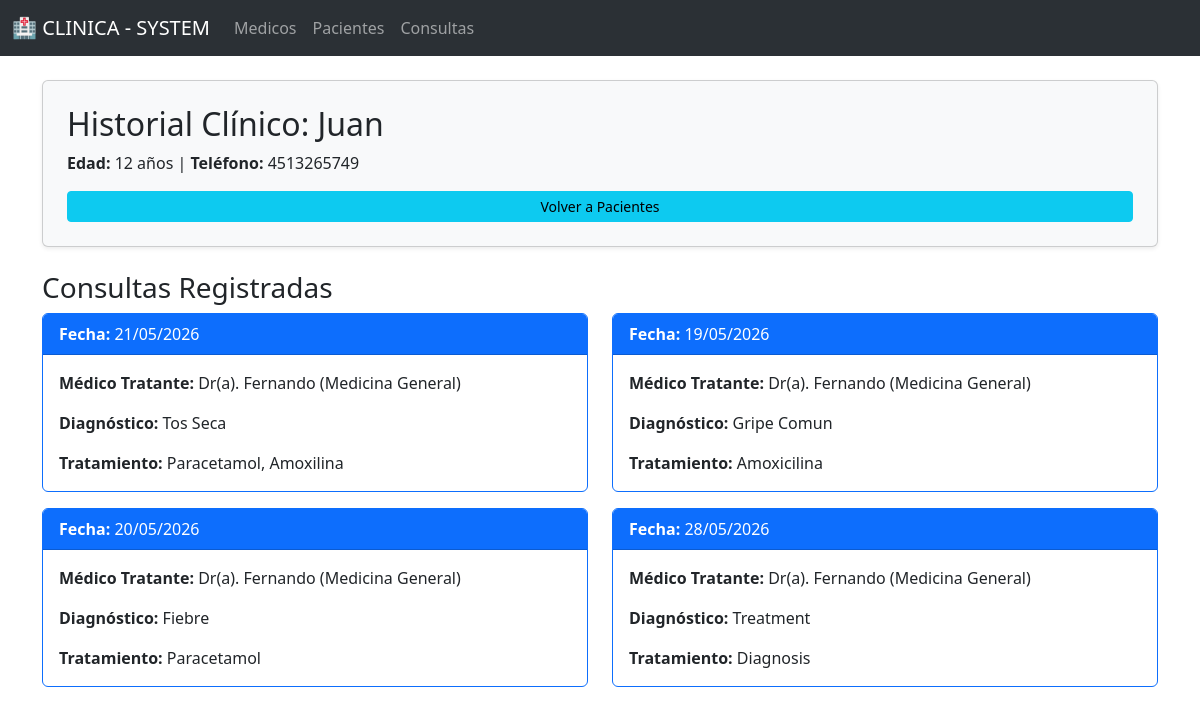
Page /pacientes/historial/1 on the earlier database version.
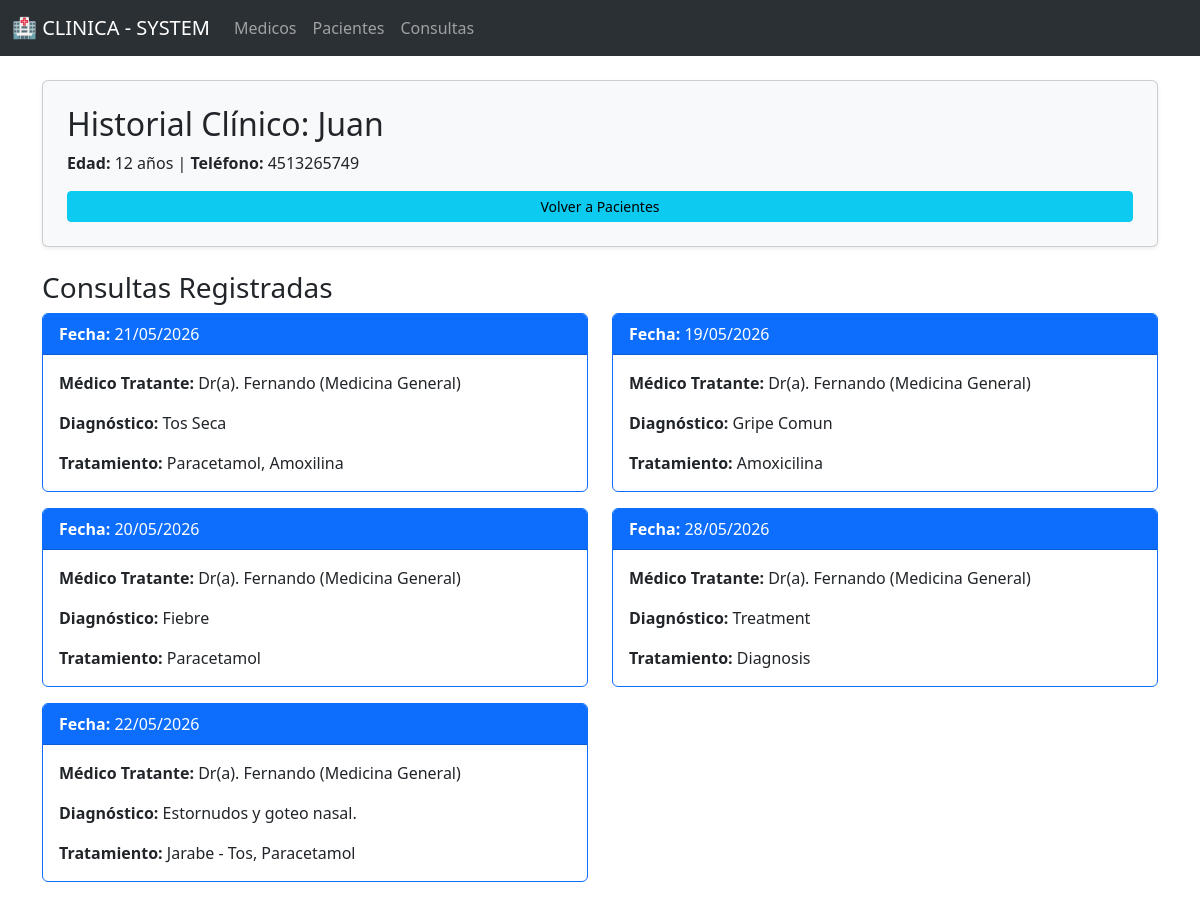
Same page on the later database version.
### models/consulta_model.py (models this page shows, shortened)
class Consulta(db.Model):
    __tablename__ = "consultas"
    id_consulta = db.Column(db.Integer, primary_key=True)
    fecha = db.Column(db.DateTime, nullable=False)
    diagnostico = db.Column(db.String(100),nullable=False)
    tratamiento = db.Column(db.String(100), nullable=False)
    id_medico = db.Column(db.Integer, db.ForeignKey('medicos.id_medico'), nullable=False)
    id_paciente = db.Column(db.Integer, db.ForeignKey('pacientes.id_paciente'), nullable=False)
    medico = db.relationship("Medico", back_populates="consultas")
    paciente = db.relationship("Paciente", back_populates="consultas")

### models/medico_model.py (models this page shows, shortened)
class Medico(db.Model):
    __tablename__ = "medicos"
    id_medico = db.Column(db.Integer, primary_key=True)
    nombre = db.Column(db.String(80), nullable=False)
    especialidad = db.Column(db.String(80), nullable=False)
    telefono = db.Column(db.Integer, nullable=False)
    correo = db.Column(db.String(120), nullable=False, unique=True)
    consultas = db.relationship("Consulta", back_populates="medico", cascade="all, delete-orphan")
    def delete(self):
        db.session.delete(self)
        db.session.commit()

### controllers/paciente_controller.py (the view)
@paciente_bp.route('/historial/<int:id_patient>')
def medical_history(id_patient):
    paciente = Paciente.get_by_id(id_patient)
    consultas = paciente.consultas
    return paciente_views.medical_history(paciente, consultas)

### app.py (called while the page is built)
@app.context_processor
def inject_active_route():
    def is_active(path):
        return "active" if request.path == path else ''
    return dict(is_active = is_active)

### models/paciente_model.py (called while the page is built)
    @staticmethod
    def get_by_id(id):
        return Paciente.query.get(id)

### views/paciente_views.py (called while the page is built)
def medical_history(paciente, consultas):
    return render_template("pacientes/historial.html", paciente=paciente, consultas=consultas)

### templates/pacientes/historial.html (shortened to what this page needs)
{% extends 'base.html' %}
{% block content %}
<div class="card shadow-sm p-4 mb-4 bg-light">
        <h2>Historial Clínico: {{ paciente.nombre }}</h2>
        <p><strong>Edad:</strong> {{ paciente.edad }} años | <strong>Teléfono:</strong> {{ paciente.telefono }}</p>
        <a href="{{ url_for("paciente.index")}}" class="btn btn-info btn-sm">Volver a Pacientes</a>
    </div>
    <h3>Consultas Registradas</h3>
    {% if consultas %}
        <div class="row">
            {% for consulta in consultas %}
            <div class="col-md-6 mb-3">
                <div class="card border-primary">
                    <div class="card-header bg-primary text-white">
                        <strong>Fecha:</strong> {{ consulta.fecha.strftime('%d/%m/%Y') }}
                    </div>
                    <div class="card-body">
                        <p><strong>Médico Tratante:</strong> Dr(a). {{ consulta.medico.nombre }} ({{ consulta.medico.especialidad }})</p>
                        <p><strong>Diagnóstico:</strong> {{ consulta.diagnostico }}</p>
                        <p class="mb-0"><strong>Tratamiento:</strong> {{ consulta.tratamiento }}</p>
                    </div>
                </div>
            </div>
            {% endfor %}
        </div>
    {% else %}
        <div class="alert alert-info">Este paciente no registra consultas médicas previas.</div>
    {% endif %}
</div>
{% endblock %}

Differences in the rows shown:
added Consulta: fecha "22/05/2026", medico.nombre "Fernando", medico.especialidad "Medicina General", diagnostico "Estornudos y goteo nasal.", tratamiento "Jarabe - Tos, Paracetamol"
